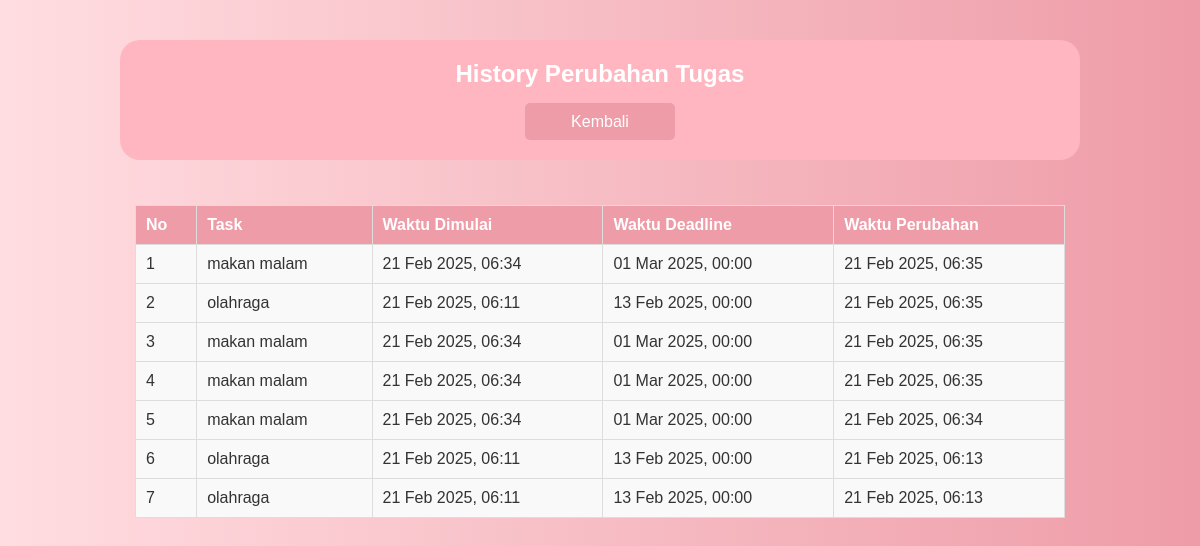
The app's page /history.php (signed in) with its own data.
### tables this page shows
CREATE TABLE `history` (
  `history_id` int NOT NULL,
  `task_id` int NOT NULL,
  `task_label` varchar(255) DEFAULT NULL,
  `previous_status` varchar(255) DEFAULT NULL,
  `new_status` varchar(255) DEFAULT NULL,
  `change_at` timestamp NULL DEFAULT CURRENT_TIMESTAMP
);

CREATE TABLE `tasks` (
  `taskid` int NOT NULL,
  `user_id` int NOT NULL,
  `tasklabel` varchar(50) NOT NULL,
  `taskstatus` enum('open','close') NOT NULL,
  `createdat` timestamp NOT NULL DEFAULT CURRENT_TIMESTAMP,
  `priority` enum('rendah','tinggi') DEFAULT 'rendah',
  `deadline` date DEFAULT NULL
);

### history.php (the view, shortened to what this page needs)
<?php
include 'database.php';
$user_id = $_SESSION['user_id'];
$q_history = "SELECT h.history_id, h.task_id, h.task_label, t.createdat AS start_time, t.deadline, h.change_at
              FROM history h
              JOIN tasks t ON h.task_id = t.taskid
              WHERE t.user_id = '$user_id'
              ORDER BY h.change_at DESC";
$run_q_history = mysqli_query($conn, $q_history);
?>
<!DOCTYPE html>
<html lang="id">
<head>
    <link rel="stylesheet" href="woy1.css">
</head>
<body>
    <div class="container">
        <div class="header">
            <h2>History Perubahan Tugas</h2>
            <a href="index.php" class="back-button">Kembali</a>
        </div>
        <div class="content">
            <table border="1">
                <thead>
                    <tr>
                        <th>No</th>
                        <th>Task</th>
                        <th>Waktu Dimulai</th>
                        <th>Waktu Deadline</th>
                        <th>Waktu Perubahan</th>
                    </tr>
                </thead>
                <tbody>
                    <?php if (mysqli_num_rows($run_q_history) > 0) {
                        $i = 1;
                        while ($row = mysqli_fetch_assoc($run_q_history)) { ?>
                            <tr>
                                <td><?= $i ?></td>
                                <td><?= htmlspecialchars($row['task_label']) ?></td>
                                <td><?= date("d M Y, H:i", strtotime($row['start_time'])) ?></td>
                                <td><?= date("d M Y, H:i", strtotime($row['deadline'])) ?></td>
                                <td><?= date("d M Y, H:i", strtotime($row['change_at'])) ?></td>
                            </tr>
                            <?php $i++; ?>
                            <?php }
                    } else { ?>
                        <tr><td colspan="5">Belum ada riwayat perubahan.</td></tr>
                    <?php } ?>
                </tbody>
            </table>
        </div>
    </div>
</body>
</html>

### woy1.css (style rules this page uses)
* { padding: 0; margin: 0; box-sizing: border-box; }
body { font-family: 'Roboto', sans-serif; background: linear-gradient(to right, #ffdde1, #ee9ca7); }
.container { width: 590px; height: 100vh; margin: 0 auto; }
.header { display: flex; justify-content: space-between; align-items: center; padding: 15px; color: #fff; background-color: #FFB6C1; border-radius: 20px; width: 96%; margin: 10px; }
.content { padding: 15px; }
* { margin: 0; padding: 0; box-sizing: border-box; }
body { font-family: 'Arial', sans-serif; background-color: #f4f6f8; color: #333; }
.container { width: 80%; margin: 0 auto; padding-top: 30px; }
.header { display: flex; justify-content: center; align-items: center; padding: 20px; color: #fff; width: 100%; margin: 10px auto; background-color: #FFB6C1; border-radius: 20px; text-align: center; flex-direction: column; }
.back-button { padding: 0.6rem 1.2rem; font-size: 1rem; cursor: pointer; background-color: #ee9ca7; text-decoration: none; border: none; color: white; border-radius: 5px; text-align: center; margin-top: 15px; transition: background-color 0.3s ease; width: 150px; }
.content { margin-top: 20px; }
table { width: 100%; border-collapse: collapse; margin-top: 10px; }
table, th, td { border: 1px solid #ddd; }
th, td { padding: 10px; text-align: left; }
th { background-color: #ee9ca7; color: white; }
td { background-color: #f9f9f9; }
tr:nth-child(even) td { background-color: #f1f1f1; }

### records on screen
history: task_label "makan malam", task.createdat "21 Feb 2025, 06:34", task.deadline "01 Mar 2025, 00:00", change_at "21 Feb 2025, 06:35"
history: task_label "olahraga", task.createdat "21 Feb 2025, 06:11", task.deadline "13 Feb 2025, 00:00", change_at "21 Feb 2025, 06:35"
history: task_label "makan malam", task.createdat "21 Feb 2025, 06:34", task.deadline "01 Mar 2025, 00:00", change_at "21 Feb 2025, 06:35"
history: task_label "makan malam", task.createdat "21 Feb 2025, 06:34", task.deadline "01 Mar 2025, 00:00", change_at "21 Feb 2025, 06:35"
history: task_label "makan malam", task.createdat "21 Feb 2025, 06:34", task.deadline "01 Mar 2025, 00:00", change_at "21 Feb 2025, 06:34"
history: task_label "olahraga", task.createdat "21 Feb 2025, 06:11", task.deadline "13 Feb 2025, 00:00", change_at "21 Feb 2025, 06:13"
history: task_label "olahraga", task.createdat "21 Feb 2025, 06:11", task.deadline "13 Feb 2025, 00:00", change_at "21 Feb 2025, 06:13"
